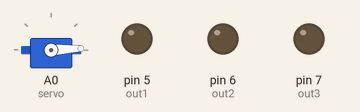
A sketch run on a simulated Arduino Uno, built with avr-gcc and run on an emulated ATmega328P. Shown: servo, output pins drawn as LEDs (lit = HIGH).

Above: at 0.05 s.
At 1.45 s:
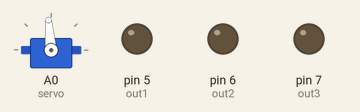
At 2.85 s:
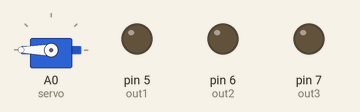
At 5.7 s:
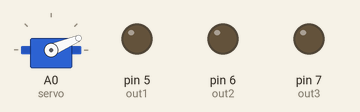
Timing chart, 0 to 7.8 s (numbered marks = the images above):
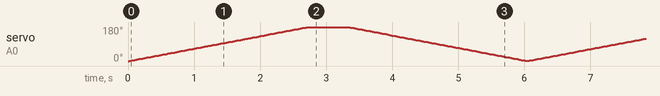

The sketch:

servo.ino
```cpp
#include <Servo.h>
int out1 = 5;
int out2 = 6;
int out3 = 7;
Servo servo;                                    //Servo
int i = 0;                                      //Counter
void setup()
{
  servo.attach(A0);
  pinMode(out1, OUTPUT);
pinMode(out2, OUTPUT);
pinMode(out3, OUTPUT);
}
void loop()
{
  for(i =0; i < 200; i++) //When servo is a position 0, servo will rotate to 180 degrees (half rotation)
     {
        servo.write(i);
        delay(15);
        };
 for(i = 200; i > 0; i--) //When servo is a position 180, servo will rotate to 0 degrees (beginning position)
     {
        servo.write(i);
        delay(15);
        }
    /*digitalWrite(out1, HIGH);
    delay(300);
    digitalWrite(out1, LOW);
    delay(300);
    digitalWrite(out2, HIGH);
    delay(300);
    digitalWrite(out2, LOW);
    delay(300);
    digitalWrite(out3, HIGH);
    delay(300);
    digitalWrite(out3, LOW);
    delay(300);  */
    }
```
